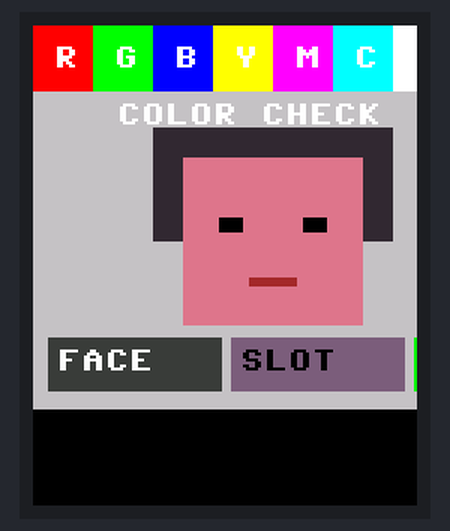
Recording of a program running on a simulated Raspberry Pi Pico running MicroPython. Parts: 128×160 colour display. Library files of the repository ran but are not shown: st7735_1inch8.py.

Above: at 1.3 s.

The program:

face_color_test.py
```python
from machine import Pin, PWM
import time
import lcd


def draw_color_bars(d):
	bars = [
		(0, 0xF800, "R"),
		(1, 0x07E0, "G"),
		(2, 0x001F, "B"),
		(3, 0xFFE0, "Y"),
		(4, 0xF81F, "M"),
		(5, 0x07FF, "C"),
		(6, 0xFFFF, "W"),
		(7, 0x0000, "K"),
	]
	w = 20
	for i, color, label in bars:
		x = i * w
		d.fill_rect(x, 0, w, 22, color)
		text_color = 0x0000 if color == 0xFFFF else 0xFFFF
		d.text(label, x + 7, 7, text_color)


def draw_face(d):
	# Background should look neutral gray, not lavender.
	d.fill_rect(0, 22, 160, 106, 0xC618)

	# Hair
	d.fill_rect(40, 34, 80, 38, 0x3146)
	# Face skin tone
	d.fill_rect(50, 44, 60, 56, 0xDBB1)
	# Eyes
	d.fill_rect(62, 64, 8, 5, 0x0000)
	d.fill_rect(90, 64, 8, 5, 0x0000)
	# Mouth
	d.fill_rect(72, 84, 16, 3, 0xA145)

	# UI swatches close to your menu palette.
	d.fill_rect(5, 104, 58, 18, 0x39E7)   # cool blue panel
	d.fill_rect(66, 104, 58, 18, 0x7AEF)  # neutral slot
	d.fill_rect(127, 104, 28, 18, 0x07E0) # selection green

	d.text("FACE", 8, 108, 0xFFFF)
	d.text("SLOT", 69, 108, 0x0000)
	d.text("SEL", 130, 108, 0x0000)


def main():
	bl = PWM(Pin(13))
	bl.freq(1000)
	bl.duty_u16(52000)

	d = lcd.LCD_1inch8()

	while True:
		d.fill(0x0000)
		draw_color_bars(d)
		draw_face(d)
		d.text("COLOR CHECK", 28, 26, 0xFFFF)
		d.show()
		time.sleep(1)


if __name__ == "__main__":
	main()
```

lcd.py
```python
# Pico LCD adapter module.
# Expects st7735_1inch8.py to be present on the Pico filesystem.

from st7735_1inch8 import LCD_1inch8  # pyright: ignore[reportMissingImports]
```
